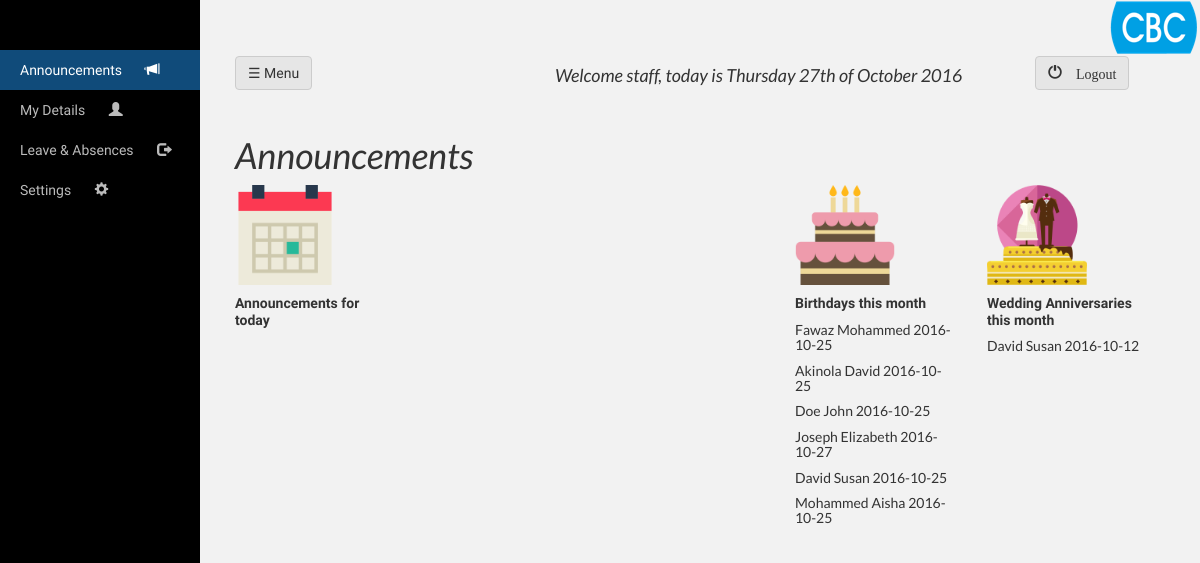
The app's page /staff/staff.php (signed in) with its own data.
### tables this page shows
CREATE TABLE `personal_information` (
  `user_id` int(255) NOT NULL,
  `LastName` varchar(50) NOT NULL,
  `FirstName` varchar(50) NOT NULL,
  `OtherName` varchar(50) DEFAULT NULL,
  `MaidenName` varchar(50) DEFAULT NULL,
  `D_O_B` date NOT NULL,
  `Nationality` varchar(30) NOT NULL,
  `State_of_Origin` varchar(30) NOT NULL,
  `Telephone_No` int(20) NOT NULL,
  `Title` varchar(20) NOT NULL,
  `Religion` varchar(20) NOT NULL,
  `Marital_Status` varchar(20) NOT NULL,
  `Marriage_Date` date DEFAULT NULL,
  `Spouse_Name` varchar(30) DEFAULT NULL,
  `Spouse_Nationality` varchar(30) DEFAULT NULL,
  `Spouse_Profession` varchar(30) DEFAULT NULL,
  `Residential_Address` varchar(200) NOT NULL,
  `Date_of_Employment` date NOT NULL,
  `Email_Address` varchar(70) DEFAULT NULL,
  `Post_Code` int(10) DEFAULT NULL,
  `Next_of_Kin` varchar(50) DEFAULT NULL,
  `Next_of_Kin_Address` varchar(70) DEFAULT NULL,
  `Relationship_with_Next_of_Kin` varchar(50) DEFAULT NULL,
  `Passport_photograph` varchar(150) DEFAULT NULL,
  `subsidiary` varchar(50) DEFAULT NULL
);

### staff/staff.php (the view, shortened to what this page needs)
<?php
include '../dbconnect.php';
?>
<?php
$session_user = $_SESSION['cbc_staff'];
?>
<div id="wrapper">
        <div id="sidebar-wrapper">
            <ul class="sidebar-nav">
            	<li><a href="#" id="announcements" class="active">Announcements <span class="glyphicon glyphicon-bullhorn"></span></a></li>
                <li><a href="#" id="my_details">My Details <span class="glyphicon glyphicon-user"></span></a></li>
                <li><a href="#" id="leave_absences">Leave & Absences <span class="glyphicon glyphicon-log-out"></span></a></li>
                <li><a href="#" id="settings">Settings <span class="glyphicon glyphicon-cog"></span></a></li>
            </ul>
        </div>
        <div id="page-content-wrapper">
            <div class="container-fluid">
                <div class="row">
	                <div class="col-md-1">
	                   	<a href="#menu-toggle" class="btn btn-default" id="menu-toggle" style="background-color:#e6e6e6">&#9776; Menu</a>
	                </div>
	                <div class="col-md-3"></div>
	                <div class="col-md-6">
	                    <i><h4>Welcome <?php echo $session_user ?>, today is <?php echo date("l jS \of F Y ") ?></h4></i>
	                </div>
	                <div class="col-md-1">
	                    <a href="../index.php" class="btn btn-default" style="background-color:#e6e6e6"><span class="glyphicon glyphicon-off"> Logout</span></a>
	                </div>
	                <div class="col-md-1"></div>
                </div>
                        <br>
                <div id="announcements_page">
		    	<i><h1>Announcements</h1></i>
		    	<div class="row">
		    		<div class="col-md-2" id="events">
		    			<img src="../images/calendar.png" style="width: 100px;height: 100px;"><h5><b>Announcements for today</b></h5>
		    		</div>
		    		<div class="col-md-5"></div>
		    		<div class="col-md-2" id="birthdays">
		    			<img src="../images/birthday-cake.png" style="width: 100px;height: 100px;"><h5><b>Birthdays this month</b></h5>
						<?php
							$date = '____-'.date('m').'%';
							$sql = "SELECT FirstName , LastName , D_O_B FROM `personal_information` WHERE `D_O_B` LIKE '$date' ORDER BY `D_O_B` ASC";
							$query = mysqli_query($conn,$sql);
							while ($row = mysqli_fetch_array($query , MYSQLI_ASSOC) ) {
							$fullname = $row['LastName'].' '.$row['FirstName'];
							echo '<h5>'.$fullname.'   '.date('Y').'-'.substr($row['D_O_B'], 5).'</h5>';
							}
						?>
		    		</div>
					<div class="col-md-2" id="weddings">
		    			<img src="../images/wedding-cake.png" style="width: 100px;height: 100px;"><h5><b>Wedding Anniversaries this month</b></h5>
						<?php
							$date = '____-'.date('m').'%';
							$sql = "SELECT FirstName , LastName ,Marriage_Date FROM `personal_information` WHERE `Marriage_Date` LIKE '$date' ORDER BY `Marriage_Date` ASC";
							$query = mysqli_query($conn,$sql);
							while ($row = mysqli_fetch_array($query , MYSQLI_ASSOC) ) {
							$fullname = $row['LastName'].' '.$row['FirstName'];
							echo '<h5>'.$fullname.'   '.date('Y').'-'.substr($row['Marriage_Date'], 5).'</h5>';
							}
						?>
		    		</div>
		    	</div>
                </div>
			    </div>
            </div>
        </div>

### css/style.css (style rules this page uses)
* { font-family: 'Roboto Condensed', sans-serif; }
h1 , h2 , h3 , h4 , h5 { font-family: 'Lato', sans-serif; }
body { background: #f2f2f2; font-family: 'Roboto Condensed', sans-serif; background-size:100px 70px; }
#wrapper { padding-left: 0; -webkit-transition: all 0.5s ease; -moz-transition: all 0.5s ease; -o-transition: all 0.5s ease; transition: all 0.5s ease; }
#sidebar-wrapper { z-index: 1000; position: fixed; left: 200px; width: 0; height: 100%; margin-left: -200px; overflow-y: auto; background: #000; -webkit-transition: all 0.5s ease; -moz-transition: all 0.5s ease; -o-transition: all 0.5s ease; transition: all 0.5s ease; }
#page-content-wrapper { width: 100%; position: absolute; padding: 15px; min-height: 100%;!important background:#d0d0d0; }
.sidebar-nav { position: absolute; top: 0; width: 200px; margin: 0; padding: 0; list-style: none; padding-top: 50px; }
.sidebar-nav li { text-indent: 20px; line-height: 40px; }
.sidebar-nav li a { display: block; text-decoration: none; color: #bbbbbb; }
@media (min-width:768px) { #wrapper { padding-left: 200px; } }
@media (min-width:768px) { #sidebar-wrapper { width: 200px; } }
@media (min-width:768px) { #page-content-wrapper { padding: 20px; position: relative; } }
#birthdays , #weddings { min-width: 20%; }
.sidebar-nav .active { background-color: rgba(33, 150, 243,0.5); color: #ffffff; !important }

### records on screen
personal_information: fullname "Fawaz Mohammed", D_O_B "10-25"
personal_information: fullname "Akinola David", D_O_B "10-25"
personal_information: fullname "Doe John", D_O_B "10-25"
personal_information: fullname "Joseph Elizabeth", D_O_B "10-27"
personal_information: fullname "David Susan", D_O_B "10-25", Marriage_Date "10-12"
personal_information: fullname "Mohammed Aisha", D_O_B "10-25"

### other values on screen
$session_user "staff"
